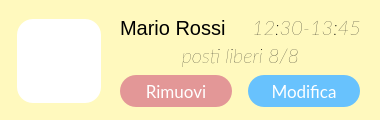
  <widget class="QWidget" name="GestisciTurnoGuidaWidget" native="true">
   <property name="geometry">
    <rect>
     <x>50</x>
     <y>480</y>
     <width>380</width>
     <height>120</height>
    </rect>
   </property>
   <property name="minimumSize">
    <size>
     <width>100</width>
     <height>120</height>
    </size>
   </property>
   <property name="maximumSize">
    <size>
     <width>16777215</width>
     <height>120</height>
    </size>
   </property>
   <property name="styleSheet">
    <string notr="true">border-radius: 22px;
background-color:#fff9be;
border-width:0px;</string>
   </property>
   <widget class="QPushButton" name="pushButton_3">
    <property name="geometry">
     <rect>
      <x>120</x>
      <y>75</y>
      <width>112</width>
      <height>32</height>
     </rect>
    </property>
    <property name="font">
     <font>
      <family>Lato</family>
      <pointsize>13</pointsize>
      <weight>50</weight>
      <italic>false</italic>
      <bold>false</bold>
     </font>
    </property>
    <property name="cursor">
     <cursorShape>PointingHandCursor</cursorShape>
    </property>
    <property name="autoFillBackground">
     <bool>false</bool>
    </property>
    <property name="styleSheet">
     <string notr="true">QPushButton{
 background-color:#e39797;
 border-style: solid;
 border-radius:16px;
color: rgb(255, 255, 255);
	font: 13pt &quot;Lato&quot;;
}

QPushButton::hover{


	border-color : rgb(15, 138, 204);
	color: white;
border-width:0;
}

QPushButton::pressed{
	border-color:#e39797;
	border-width:2;
	background-color : white;
	color:rgb(104, 194, 253);
}
</string>
    </property>
    <property name="text">
     <string>Rimuovi</string>
    </property>
   </widget>
   <widget class="QLabel" name="immagineLabel_18">
    <property name="geometry">
     <rect>
      <x>17</x>
      <y>19</y>
      <width>84</width>
      <height>84</height>
     </rect>
    </property>
    <property name="sizePolicy">
     <sizepolicy hsizetype="MinimumExpanding" vsizetype="MinimumExpanding">
      <horstretch>0</horstretch>
      <verstretch>0</verstretch>
     </sizepolicy>
    </property>
    <property name="minimumSize">
     <size>
      <width>84</width>
      <height>84</height>
     </size>
    </property>
    <property name="maximumSize">
     <size>
      <width>84</width>
      <height>84</height>
     </size>
    </property>
    <property name="styleSheet">
     <string notr="true">border-radius: 16px;
background-color: rgba(255, 255, 255, 255);</string>
    </property>
    <property name="text">
     <string/>
    </property>
    <property name="pixmap">
     <pixmap resource="res/res.qrc">:/icons/theater_comedy_FILL1_wght500_GRAD200_opsz48_risultato.png</pixmap>
    </property>
    <property name="scaledContents">
     <bool>true</bool>
    </property>
    <property name="alignment">
     <set>Qt::AlignCenter</set>
    </property>
    <property name="margin">
     <number>10</number>
    </property>
    <property name="indent">
     <number>10</number>
    </property>
   </widget>
   <widget class="QLabel" name="titoloLabel_5">
    <property name="geometry">
     <rect>
      <x>120</x>
      <y>12</y>
      <width>251</width>
      <height>31</height>
     </rect>
    </property>
    <property name="styleSheet">
     <string notr="true">font-size: 20px;
text-align: left;
background-color: rgba(255, 255, 255,0);
</string>
    </property>
    <property name="text">
     <string>Mario Rossi</string>
    </property>
    <property name="alignment">
     <set>Qt::AlignLeading|Qt::AlignLeft|Qt::AlignVCenter</set>
    </property>
   </widget>
   <widget class="QLabel" name="titoloLabel_6">
    <property name="geometry">
     <rect>
      <x>230</x>
      <y>12</y>
      <width>131</width>
      <height>31</height>
     </rect>
    </property>
    <property name="font">
     <font>
      <family>Lato</family>
      <pointsize>14</pointsize>
      <weight>3</weight>
      <italic>true</italic>
      <bold>false</bold>
     </font>
    </property>
    <property name="styleSheet">
     <string notr="true">font-size: 20px;
text-align: left;
background-color: rgba(255, 255, 255,0);
font: 25 italic 14pt &quot;Lato&quot;;	</string>
    </property>
    <property name="text">
     <string>12:30-13:45</string>
    </property>
    <property name="alignment">
     <set>Qt::AlignRight|Qt::AlignTrailing|Qt::AlignVCenter</set>
    </property>
   </widget>
   <widget class="QLabel" name="titoloLabel_7">
    <property name="geometry">
     <rect>
      <x>120</x>
      <y>40</y>
      <width>241</width>
      <height>31</height>
     </rect>
    </property>
    <property name="font">
     <font>
      <family>Lato</family>
      <pointsize>14</pointsize>
      <weight>3</weight>
      <italic>true</italic>
      <bold>false</bold>
     </font>
    </property>
    <property name="styleSheet">
     <string notr="true">font-size: 20px;
text-align: left;
background-color: rgba(255, 255, 255,0);
font: 25 italic 14pt &quot;Lato&quot;;	</string>
    </property>
    <property name="text">
     <string>posti liberi 8/8</string>
    </property>
    <property name="alignment">
     <set>Qt::AlignCenter</set>
    </property>
   </widget>
   <widget class="QPushButton" name="pushButton_4">
    <property name="geometry">
     <rect>
      <x>248</x>
      <y>75</y>
      <width>112</width>
      <height>32</height>
     </rect>
    </property>
    <property name="font">
     <font>
      <family>Lato</family>
      <pointsize>13</pointsize>
      <weight>50</weight>
      <italic>false</italic>
      <bold>false</bold>
     </font>
    </property>
    <property name="cursor">
     <cursorShape>PointingHandCursor</cursorShape>
    </property>
    <property name="autoFillBackground">
     <bool>false</bool>
    </property>
    <property name="styleSheet">
     <string notr="true">QPushButton{
 background-color:rgb(104, 194, 253);
 border-style: solid;
 border-radius:16px;
color: rgb(255, 255, 255);
	font: 13pt &quot;Lato&quot;;
}

QPushButton::hover{


	border-color : rgb(15, 138, 204);
	color: white;
border-width:0;
}

QPushButton::pressed{
	border-color:rgb(104, 194, 253);
	border-width:2;
	background-color : white;
	color:rgb(104, 194, 253);
}
</string>
    </property>
    <property name="text">
     <string>Modifica</string>
    </property>
   </widget>
  </widget>
